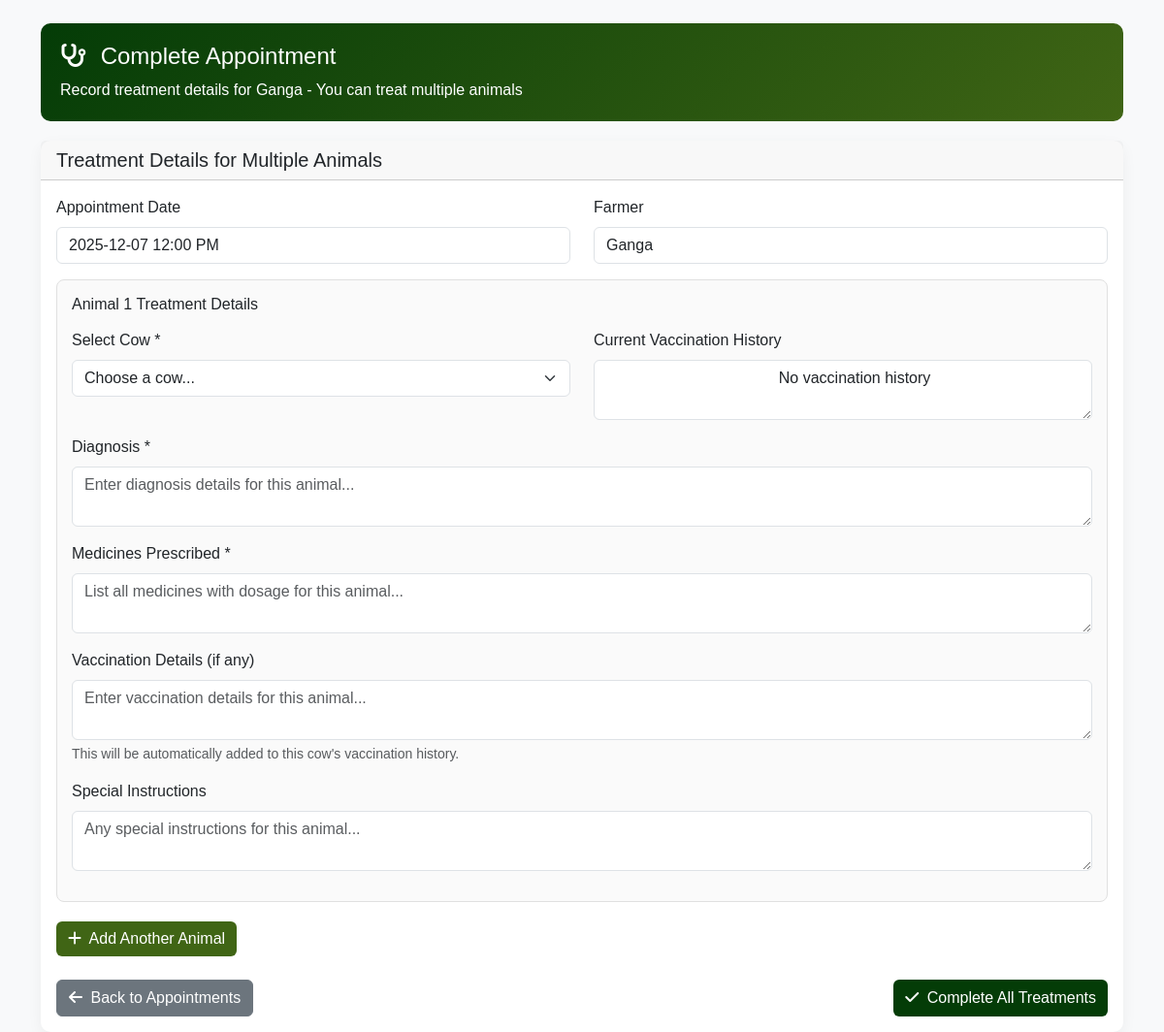
Before: /complete_appointment/1 (signed in) with the older database file.
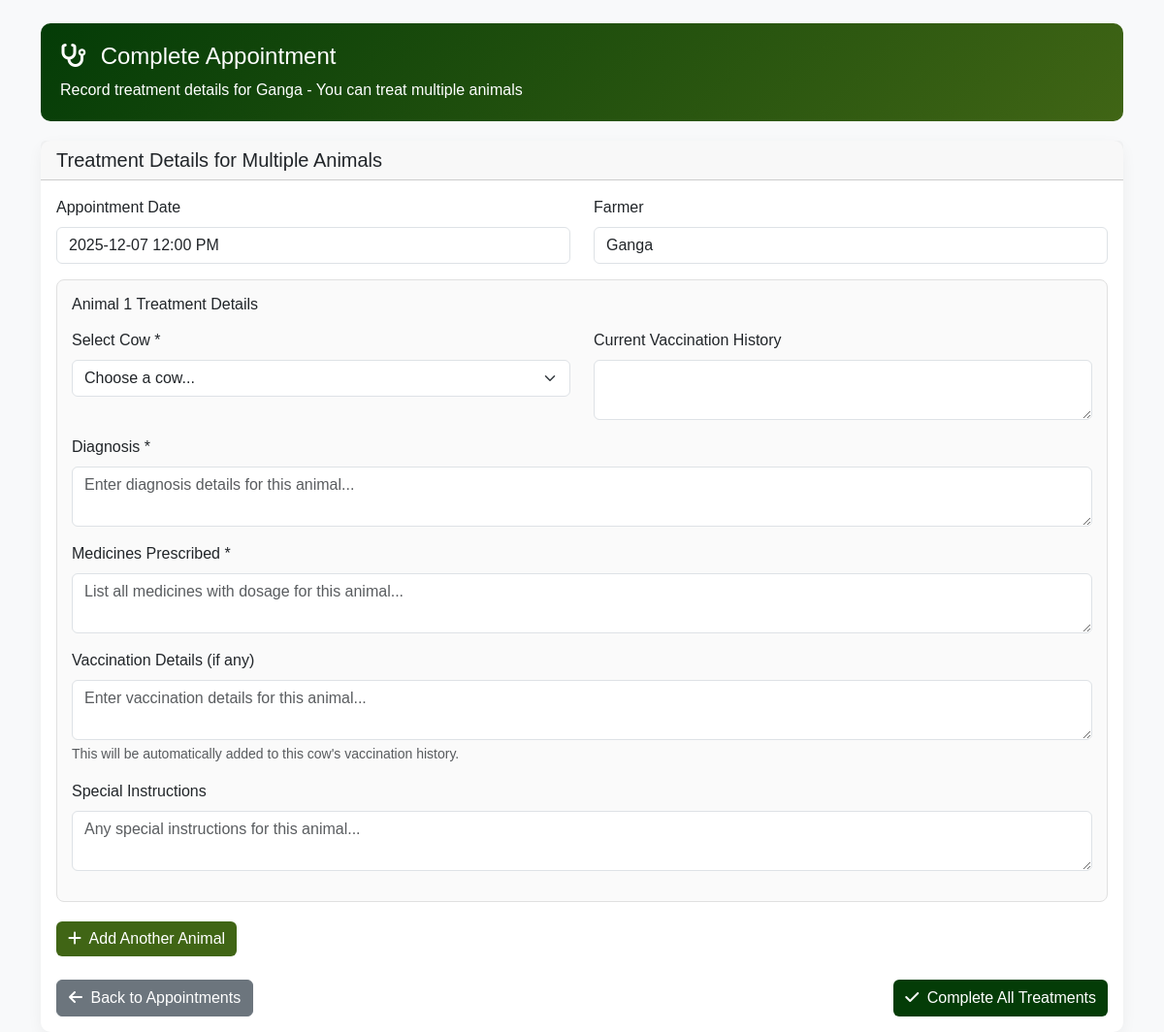
After: the same page with the newer database file.
### tables this page shows
CREATE TABLE cows (
            cow_id TEXT PRIMARY KEY,
            farmer_id INTEGER,
            cattle_type TEXT NOT NULL,
            breed TEXT,
            date_of_birth DATE,  -- NEW: Date of birth
            age INTEGER,
            weight REAL,
            color TEXT,
            health_records TEXT,
            vaccination_history TEXT,
            milk_yield REAL,
            special_notes TEXT,
            photo TEXT,
            muzzle_id TEXT,
            muzzle_photo TEXT,
            father_id TEXT,
            mother_id TEXT,
            insurance_by TEXT,  -- NEW: Insurance company name
            insurance_policy_number TEXT,  -- NEW: Policy number
            insurance_valid_upto DATE,  -- NEW: Insurance expiry date
            created_at TIMESTAMP DEFAULT CURRENT_TIMESTAMP,
            FOREIGN KEY (farmer_id) REFERENCES farmers(farmer_id),
            FOREIGN KEY (father_id) REFERENCES cows(cow_id),
            FOREIGN KEY (mother_id) REFERENCES cows(cow_id)
        );

### app.py (the view)
@app.route("/complete_appointment/<int:appointment_id>")
def complete_appointment(appointment_id):
    if "vet_id" not in session:
        flash("Please login first!", "danger")
        return redirect(url_for("vet_login"))
    conn = get_db()
    cursor = conn.cursor()
    cursor.execute("""
        SELECT a.*, f.name as farmer_name, f.farmer_id
        FROM appointments a
        JOIN farmers f ON a.farmer_id = f.farmer_id
        WHERE a.id = ? AND a.vet_id = ?
    """, (appointment_id, session["vet_id"]))
    appointment = cursor.fetchone()
    if not appointment:
        conn.close()
        flash("Appointment not found!", "danger")
        return redirect(url_for("vet_appointments"))
    cursor.execute("""
        SELECT cow_id, breed, age, vaccination_history, health_records
        FROM cows
        WHERE farmer_id = ?
    """, (appointment["farmer_id"],))
    cows = cursor.fetchall()
    conn.close()
    cows_list = []
    for cow in cows:
        cows_list.append({
            'cow_id': cow['cow_id'],
            'breed': cow['breed'],
            'age': cow['age'],
            'vaccination_history': cow['vaccination_history'],
            'health_records': cow['health_records']
        })
    appointment_dict = {
        'id': appointment['id'],
        'farmer_name': appointment['farmer_name'],
        'farmer_id': appointment['farmer_id'],
        'date': appointment['date'],
        'time': appointment['time']
    }
    return render_template("complete_appointment.html",
                         appointment=appointment_dict,
                         cows=cows_list)

### app.py (called while the page is built)
def get_db():
    conn = sqlite3.connect(DB_NAME)
    conn.row_factory = sqlite3.Row
    return conn

@app.context_processor
def inject_lang():
    return {'current_lang': session.get('language', 'en')}

### templates/complete_appointment.html (shortened to what the changed rows need)
<!DOCTYPE html>
<html lang="en">
<head>
    <link rel="stylesheet" href="https://cdn.jsdelivr.net/npm/bootstrap@5.3.0/dist/css/bootstrap.min.css">
    <link rel="stylesheet" href="https://cdnjs.cloudflare.com/ajax/libs/font-awesome/6.4.0/css/all.min.css">
</head>
<body>
    <div class="container mt-4">
        <div class="card form-card">
            <div class="card-body">
                <form action="{{ url_for('save_treatment') }}" method="POST" id="treatmentForm">
                    <div id="animalTreatmentsContainer">
                        <div class="animal-treatment-section" id="animalSection1">
                            <div class="row">
                                <div class="col-md-6 mb-3">
                                    <label class="form-label">Current Vaccination History</label>
                                    <textarea class="form-control" rows="2" readonly>
                                        {% for cow in cows %}{% if loop.first %}{{ cow['vaccination_history'] or 'No vaccination history' }}{% endif %}{% endfor %}
                                    </textarea>
                                </div>
                            </div>
                        </div>
                    </div>
                </form>
            </div>
        </div>
    </div>
</body>
</html>

Changed rows visible on the page:
removed cows: vaccination_history "No vaccination history"
